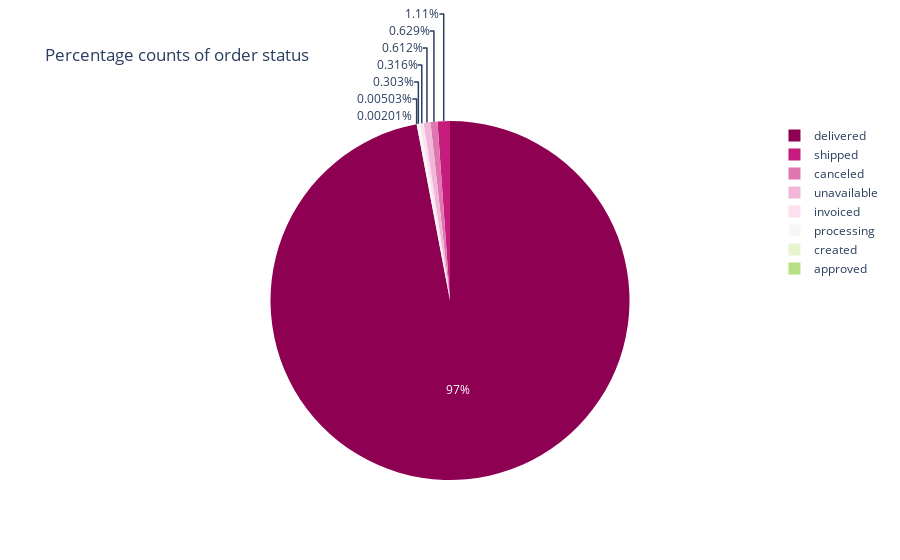

Write notebook code for a chart like this one.
### Code cell
#order_status
order_status_levels = pd.DataFrame(orders.order_status.value_counts().reset_index())
px.pie(order_status_levels,values='order_status',names='index',
      title='Percentage counts of order status',
      color_discrete_sequence=px.colors.diverging.PiYG)

### Figure 1 — Plotly figure (JSON) as saved in the notebook; plotly's stock layout.template omitted (floating-point values rounded to 4 significant figures)
{"data": [{"domain": {"x": [0, 1], "y": [0, 1]}, "hovertemplate": "index=%{label}<br>order_status=%{value}<extra></extra>", "labels": ["delivered", "shipped", "canceled", "unavailable", "invoiced", "processing", "created", "approved"], "legendgroup": "", "name": "", "showlegend": true, "type": "pie", "values": [96478, 1107, 625, 609, 314, 301, 5, 2]}], "layout": {"legend": {"tracegroupgap": 0}, "piecolorway": ["rgb(142,1,82)", "rgb(197,27,125)", "rgb(222,119,174)", "rgb(241,182,218)", "rgb(253,224,239)", "rgb(247,247,247)", "rgb(230,245,208)", "rgb(184,225,134)", "rgb(127,188,65)", "rgb(77,146,33)", "rgb(39,100,25)"], "title": {"text": "Percentage counts of order status"}}}
